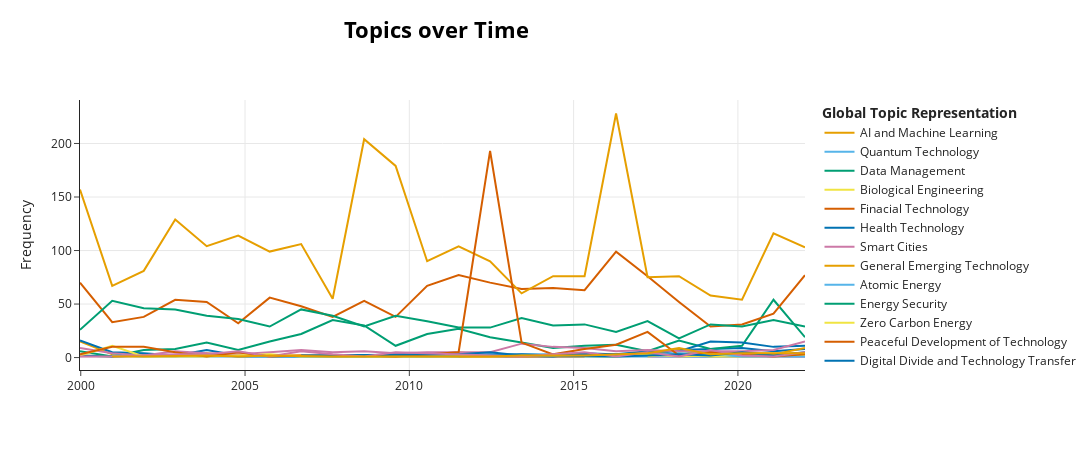

Notebook code for this chart:
### Code cell
# Visualize topics over time for the filtered zero-shot topics
topic_model.visualize_topics_over_time(topics_over_time_zeroshot)

### Figure 1 — Plotly figure (JSON) as saved in the notebook; plotly's stock layout.template omitted (floating-point values rounded to 4 significant figures)
{"data": [{"hoverinfo": "text", "hovertext": ["<b>Topic 0</b><br>Words: risks, ai, intelligence, comprehensively, models", "<b>Topic 0</b><br>Words: ai, intelligence, models, artificial, productivity"], "marker": {"color": "#E69F00"}, "mode": "lines", "name": "AI and Machine Learning", "type": "scatter", "x": [2018.0, 2022.0], "y": [1, 4]}, {"hoverinfo": "text", "hovertext": ["<b>Topic 1</b><br>Words: quantum, partnership, advances, technology, technologies", "<b>Topic 1</b><br>Words: quantum, healthcare, technology, technologies, biology", "<b>Topic 1</b><br>Words: quantum, advances, technologies, technology, emerging", "<b>Topic 1</b><br>Words: quantum, advances, emerging, technologies, technology"], "marker": {"color": "#56B4E9"}, "mode": "lines", "name": "Quantum Technology", "type": "scatter", "x": [2006.0, 2019.0, 2020.0, 2022.0], "y": [1, 1, 2, 1]}, {"hoverinfo": "text", "hovertext": ["<b>Topic 2</b><br>Words: data, critical, management, proper, that"], "marker": {"color": "#009E73"}, "mode": "lines", "name": "Data Management", "type": "scatter", "x": [2020.0], "y": [1]}, {"hoverinfo": "text", "hovertext": ["<b>Topic 3</b><br>Words: biotechnology, genetic, cloning, engineering, agriculture", "<b>Topic 3</b><br>Words: cloning, biotechnology, developments, genetic, engineering"], "marker": {"color": "#F0E442"}, "mode": "lines", "name": "Biological Engineering", "type": "scatter", "x": [2000.0, 2001.0], "y": [2, 1]}, {"hoverinfo": "text", "hovertext": ["<b>Topic 4</b><br>Words: banking, financial, institutions, nations, solutions", "<b>Topic 4</b><br>Words: financial, innovative, resources, banking, utilizing"], "marker": {"color": "#D55E00"}, "mode": "lines", "name": "Finacial Technology ", "type": "scatter", "x": [2012.0, 2015.0], "y": [1, 1]}, {"hoverinfo": "text", "hovertext": ["<b>Topic 5</b><br>Words: health, illnesses, diseases, globalization, medical", "<b>Topic 5</b><br>Words: health, illnesses, issue, medical, diseases", "<b>Topic 5</b><br>Words: health, interventions, diseases, illnesses, aids", "<b>Topic 5</b><br>Words: diseases, disease, illnesses, interventions, health", "<b>Topic 5</b><br>Words: diseases, curable, disease, incurable, illnesses", "<b>Topic 5</b><br>Words: breakthroughs, health, advances, progress, interventions", "<b>Topic 5</b><br>Words: health, medical, sector, illnesses, breakthroughs", "<b>Topic 5</b><br>Words: health, medical, illnesses, diseases, cooperation", "<b>Topic 5</b><br>Words: health, diseases, development, illnesses, disease", "<b>Topic 5</b><br>Words: health, illnesses, productivity, diseases, medical", "<b>Topic 5</b><br>Words: health, medical, sustainable, illnesses, diseases", "<b>Topic 5</b><br>Words: telemedicine, health, technologies, services, medical", "<b>Topic 5</b><br>Words: health, diseases, medical, disease, interventions", "<b>Topic 5</b><br>Words: diseases, breakthroughs, illnesses, health, disease", "<b>Topic 5</b><br>Words: health, illnesses, medical, interventions, sdgs", "<b>Topic 5</b><br>Words: health, medical, innovation, telemedicine, technology", "<b>Topic 5</b><br>Words: health, globalization, technology, diseases, technological", "<b>Topic 5</b><br>Words: health, technology, innovation, pandemic, diseases", "<b>Topic 5</b><br>Words: health, pandemic, technology, biotechnology, interventions", "<b>Topic 5</b><br>Words: technology, technologies, telemedicine, innovation, advancement"], "marker": {"color": "#0072B2"}, "mode": "lines", "name": "Health Technology", "type": "scatter", "x": [2000.0, 2001.0, 2004.0, 2005.0, 2006.0, 2008.0, 2009.0, 2010.0, 2011.0, 2012.0, 2013.0, 2014.0, 2015.0, 2016.0, 2017.0, 2018.0, 2019.0, 2020.0, 2021.0, 2022.0], "y": [2, 1, 3, 1, 1, 1, 2, 2, 1, 3, 2, 1, 4, 3, 2, 7, 8, 9, 6, 8]}, {"hoverinfo": "text", "hovertext": ["<b>Topic 6</b><br>Words: interoperability, cities, city, urban, towns", "<b>Topic 6</b><br>Words: urban, antiseptic, parking, cities, electric", "<b>Topic 6</b><br>Words: agriculture, economy, economic, environment, development", "<b>Topic 6</b><br>Words: azerbaijan, villages, cities, towns, urban", "<b>Topic 6</b><br>Words: villages, village, urban, cities, towns", "<b>Topic 6</b><br>Words: capital, city, cities, urban, towns"], "marker": {"color": "#CC79A7"}, "mode": "lines", "name": "Smart Cities", "type": "scatter", "x": [2017.0, 2018.0, 2019.0, 2020.0, 2021.0, 2022.0], "y": [1, 1, 1, 1, 1, 1]}, {"hoverinfo": "text", "hovertext": ["<b>Topic 7</b><br>Words: technology, technologies, technological, globalization, developments", "<b>Topic 7</b><br>Words: technology, technologies, technological, innovation, globalization", "<b>Topic 7</b><br>Words: globalization, technology, communicate, communications, emerging", "<b>Topic 7</b><br>Words: globalization, technologies, innovation, technology, emerging", "<b>Topic 7</b><br>Words: globalization, advancement, emerging, technology, technological", "<b>Topic 7</b><br>Words: technology, technologies, technological, innovation, advancement", "<b>Topic 7</b><br>Words: technologies, technology, developments, technological, innovation", "<b>Topic 7</b><br>Words: globalization, nations, innovation, global, technology", "<b>Topic 7</b><br>Words: partnership, technologies, developments, breakthroughs, technology", "<b>Topic 7</b><br>Words: globalization, emerging, technologies, advancement, technological", "<b>Topic 7</b><br>Words: emerging, globalization, technologies, technology, globalized", "<b>Topic 7</b><br>Words: technologies, technology, developments, technological, emerging", "<b>Topic 7</b><br>Words: innovations, innovation, technologies, technological, technology", "<b>Topic 7</b><br>Words: cooperation, facilitation, globalization, technologies, technology", "<b>Topic 7</b><br>Words: technologies, technological, technology, innovation, advancement", "<b>Topic 7</b><br>Words: technologies, technology, globalization, technological, innovation", "<b>Topic 7</b><br>Words: globalization, emerging, technologies, innovation, global", "<b>Topic 7</b><br>Words: technologies, technology, technological, innovation, developments", "<b>Topic 7</b><br>Words: technologies, technology, innovation, technological, breakthroughs", "<b>Topic 7</b><br>Words: technologies, technology, technological, globalization, innovation", "<b>Topic 7</b><br>Words: technologies, technology, technological, developments, advances", "<b>Topic 7</b><br>Words: technologies, technology, technological, innovation, developments", "<b>Topic 7</b><br>Words: technologies, technology, technological, emerging, invention"], "marker": {"color": "#E69F00"}, "mode": "lines", "name": "General Emerging Technology", "type": "scatter", "x": [2000.0, 2001.0, 2003.0, 2004.0, 2005.0, 2006.0, 2007.0, 2008.0, 2009.0, 2010.0, 2011.0, 2012.0, 2012.0, 2013.0, 2014.0, 2015.0, 2016.0, 2017.0, 2018.0, 2019.0, 2020.0, 2021.0, 2022.0], "y": [15, 3, 1, 4, 1, 2, 2, 1, 1, 1, 3, 5, 2, 1, 2, 2, 2, 4, 7, 1, 5, 3, 9]}, {"hoverinfo": "text", "hovertext": ["<b>Topic 8</b><br>Words: nuclear, atom, atomic, uranium, discovery", "<b>Topic 8</b><br>Words: atomic, nuclear, uranium, atom, peaceful", "<b>Topic 8</b><br>Words: iaea, atomic, atom, uranium, nuclear", "<b>Topic 8</b><br>Words: atomic, atom, nuclear, uranium, energy", "<b>Topic 8</b><br>Words: atomic, atom, uranium, nuclear, acknowledge", "<b>Topic 8</b><br>Words: atomic, atom, nuclear, npt, uranium", "<b>Topic 8</b><br>Words: hydrogen, energy, atom, atomic, nuclear", "<b>Topic 8</b><br>Words: atomic, nuclear, atom, uranium, energy"], "marker": {"color": "#56B4E9"}, "mode": "lines", "name": "Atomic Energy", "type": "scatter", "x": [2006.0, 2010.0, 2011.0, 2012.0, 2014.0, 2018.0, 2020.0, 2022.0], "y": [1, 1, 1, 3, 3, 1, 1, 2]}, {"hoverinfo": "text", "hovertext": ["<b>Topic 9</b><br>Words: security, safeguards, secure, enforcement, safety", "<b>Topic 9</b><br>Words: attacks, security, secure, safeguards, threats", "<b>Topic 9</b><br>Words: security, safeguarding, secure, policy, threats", "<b>Topic 9</b><br>Words: security, secure, infrastructure, threats, policy", "<b>Topic 9</b><br>Words: security, secure, risk, threats, safety", "<b>Topic 9</b><br>Words: security, secure, energy, infrastructure, renewables", "<b>Topic 9</b><br>Words: renewable, energy, oil, infrastructure, secure", "<b>Topic 9</b><br>Words: security, safeguards, renewable, sustainable, nuclear", "<b>Topic 9</b><br>Words: renewable, energy, infrastructure, oil, cooperation", "<b>Topic 9</b><br>Words: renewable, energy, fuels, infrastructure, fuel", "<b>Topic 9</b><br>Words: renewable, energy, sustainable, electricity, nuclear", "<b>Topic 9</b><br>Words: energy, renewable, nuclear, security, power", "<b>Topic 9</b><br>Words: renewable, energy, electricity, fuels, power", "<b>Topic 9</b><br>Words: renewable, energy, sustainable, efficiency, infrastructure", "<b>Topic 9</b><br>Words: renewable, energy, sustainable, efficiency, electricity", "<b>Topic 9</b><br>Words: security, sustainable, secure, renewables, renewable", "<b>Topic 9</b><br>Words: renewable, security, energy, sustainable, secure", "<b>Topic 9</b><br>Words: renewable, energy, iran, reserves, sustainable", "<b>Topic 9</b><br>Words: security, secure, sustainable, renewables, climate", "<b>Topic 9</b><br>Words: renewable, energy, nuclear, sustainability, emissions", "<b>Topic 9</b><br>Words: electricity, energy, infrastructure, renewable, sustainable", "<b>Topic 9</b><br>Words: energy, renewable, infrastructure, electricity, policy", "<b>Topic 9</b><br>Words: renewables, energy, renewable, sustainable, electricity", "<b>Topic 9</b><br>Words: renewable, infrastructure, emissions, energy, environmentally"], "marker": {"color": "#009E73"}, "mode": "lines", "name": "Energy Security", "type": "scatter", "x": [2000.0, 2001.0, 2002.0, 2003.0, 2004.0, 2005.0, 2006.0, 2007.0, 2008.0, 2009.0, 2010.0, 2011.0, 2012.0, 2012.0, 2013.0, 2014.0, 2015.0, 2016.0, 2017.0, 2018.0, 2019.0, 2020.0, 2021.0, 2022.0], "y": [6, 1, 7, 8, 14, 7, 15, 22, 35, 30, 11, 22, 27, 19, 14, 9, 11, 12, 6, 16, 8, 11, 54, 19]}, {"hoverinfo": "text", "hovertext": ["<b>Topic 10</b><br>Words: carbon, emissions, investment, renewable, society", "<b>Topic 10</b><br>Words: renewable, carbon, emissions, greenhouse, nuclear", "<b>Topic 10</b><br>Words: economic, carbon, renewable, emissions, catastrophe", "<b>Topic 10</b><br>Words: carbon, emissions, price, renewable, greenhouse", "<b>Topic 10</b><br>Words: emissions, greenhouse, renewable, 2050, achieving", "<b>Topic 10</b><br>Words: 2050, emissions, renewable, energy, 2030"], "marker": {"color": "#F0E442"}, "mode": "lines", "name": "Zero Carbon Energy", "type": "scatter", "x": [2017.0, 2018.0, 2019.0, 2020.0, 2021.0, 2022.0], "y": [1, 4, 1, 1, 1, 2]}, {"hoverinfo": "text", "hovertext": ["<b>Topic 11</b><br>Words: peace, peaceful, development, sustainable, humanity", "<b>Topic 11</b><br>Words: peace, peaceful, sustainable, globalization, achieving", "<b>Topic 11</b><br>Words: sustainable, peace, development, peaceful, prosperity", "<b>Topic 11</b><br>Words: peace, peaceful, mankind, culture, prosperity", "<b>Topic 11</b><br>Words: peace, peaceful, sustainable, development, prosperity", "<b>Topic 11</b><br>Words: peace, peaceful, humankind, disarmament, development", "<b>Topic 11</b><br>Words: peace, peaceful, sustainable, development, safeguarding", "<b>Topic 11</b><br>Words: sustainable, technologies, environmentally, technology, peacebuilding", "<b>Topic 11</b><br>Words: peace, peaceful, sustainable, sustainability, development", "<b>Topic 11</b><br>Words: peacebuilding, peace, peaceful, technology, disarmament", "<b>Topic 11</b><br>Words: peace, peaceful, prosperity, development, sustainable", "<b>Topic 11</b><br>Words: peace, peaceful, sustainable, tolerant, tranquillity", "<b>Topic 11</b><br>Words: peaceful, peace, peacebuilders, sustainable, sustainability", "<b>Topic 11</b><br>Words: peace, peaceful, sustainable, security, prosperity", "<b>Topic 11</b><br>Words: sustainable, peaceful, peace, prosperity, unrest", "<b>Topic 11</b><br>Words: peace, peaceful, sustainable, 2030, prosperity", "<b>Topic 11</b><br>Words: sustainable, peaceful, peace, sustaining, development", "<b>Topic 11</b><br>Words: sustainable, peace, peaceful, development, sustaining", "<b>Topic 11</b><br>Words: peaceful, peace, sustainable, societies, prosperity", "<b>Topic 11</b><br>Words: sustainable, peaceful, peace, development, prosperity", "<b>Topic 11</b><br>Words: peace, technology, technological, peaceful, innovation", "<b>Topic 11</b><br>Words: peaceful, peace, societies, civilizations, modernization", "<b>Topic 11</b><br>Words: peacemaking, peace, peaceful, prosperity, unite", "<b>Topic 11</b><br>Words: sustainable, sustainability, peace, peaceful, 2030"], "marker": {"color": "#D55E00"}, "mode": "lines", "name": "Peaceful Development of Technology", "type": "scatter", "x": [2000.0, 2001.0, 2002.0, 2003.0, 2004.0, 2005.0, 2006.0, 2007.0, 2008.0, 2009.0, 2010.0, 2011.0, 2012.0, 2012.0, 2013.0, 2014.0, 2015.0, 2016.0, 2017.0, 2018.0, 2019.0, 2020.0, 2021.0, 2022.0], "y": [70, 33, 38, 54, 52, 32, 56, 48, 38, 53, 38, 67, 77, 70, 64, 65, 63, 99, 76, 52, 29, 31, 41, 77]}, {"hoverinfo": "text", "hovertext": ["<b>Topic 12</b><br>Words: digital, digitalization, divide, technology, technological", "<b>Topic 12</b><br>Words: digitalization, digital, technology, technological, technologies", "<b>Topic 12</b><br>Words: digitalization, digital, ict, technology, technological", "<b>Topic 12</b><br>Words: technologies, technological, technology, innovation, digitalization", "<b>Topic 12</b><br>Words: digital, digitalization, technological, technology, technologies", "<b>Topic 12</b><br>Words: digitalization, digitally, digital, technologies, technology", "<b>Topic 12</b><br>Words: digital, digitally, digitalization, secretary, infrastructure", "<b>Topic 12</b><br>Words: technological, technology, technologies, digitalization, advancements", "<b>Topic 12</b><br>Words: digitalization, digitally, technological, digital, technology", "<b>Topic 12</b><br>Words: technological, technology, technologies, advancements, digitalization", "<b>Topic 12</b><br>Words: digital, digitally, digitalization, technological, internet", "<b>Topic 12</b><br>Words: digitalization, digitally, digital, technology, technological", "<b>Topic 12</b><br>Words: digital, digitalization, broadband, internet, technology", "<b>Topic 12</b><br>Words: digitalization, digital, technological, technology, technologies", "<b>Topic 12</b><br>Words: digitalization, digital, technology, technologies, technological", "<b>Topic 12</b><br>Words: digitalization, digital, technology, technological, technologies", "<b>Topic 12</b><br>Words: digitalization, digital, digitally, technology, technological", "<b>Topic 12</b><br>Words: digital, digitalization, technology, technological, technologies", "<b>Topic 12</b><br>Words: digital, digitalization, technological, technology, technologies"], "marker": {"color": "#0072B2"}, "mode": "lines", "name": "Digital Divide and Technology Transfer", "type": "scatter", "x": [2000.0, 2001.0, 2002.0, 2003.0, 2004.0, 2005.0, 2008.0, 2010.0, 2012.0, 2013.0, 2014.0, 2015.0, 2016.0, 2017.0, 2018.0, 2019.0, 2020.0, 2021.0, 2022.0], "y": [16, 5, 4, 2, 7, 2, 1, 2, 1, 3, 2, 3, 3, 6, 6, 15, 14, 10, 11]}, {"hoverinfo": "text", "hovertext": ["<b>Topic 13</b><br>Words: technologies, technology, technological, ict, economic", "<b>Topic 13</b><br>Words: infrastructure, innovation, technologies, technology, development", "<b>Topic 13</b><br>Words: infrastructure, capacities, provision, technologies, mitigation", "<b>Topic 13</b><br>Words: infrastructure, capacities, capacity, technologies, technology", "<b>Topic 13</b><br>Words: infrastructure, manpower, partnerships, technologies, technology", "<b>Topic 13</b><br>Words: capacities, capacity, infrastructure, scalability, utilization", "<b>Topic 13</b><br>Words: capacities, infrastructure, capacity, strengthen, growth", "<b>Topic 13</b><br>Words: technologies, technology, innovation, technological, infrastructure", "<b>Topic 13</b><br>Words: technologies, technology, infrastructure, technological, innovation", "<b>Topic 13</b><br>Words: innovation, technologies, growth, technology, technological", "<b>Topic 13</b><br>Words: infrastructure, technologies, technology, innovation, projects", "<b>Topic 13</b><br>Words: innovation, technologies, technology, infrastructure, technological", "<b>Topic 13</b><br>Words: technologies, innovation, technology, economies, technological", "<b>Topic 13</b><br>Words: infrastructure, technologies, technology, technological, developments", "<b>Topic 13</b><br>Words: infrastructure, technologies, technology, partnerships, capacities", "<b>Topic 13</b><br>Words: technologies, infrastructure, technology, innovation, technological", "<b>Topic 13</b><br>Words: infrastructure, technologies, technology, innovation, prosperity", "<b>Topic 13</b><br>Words: infrastructure, funding, innovation, capacities, technologies", "<b>Topic 13</b><br>Words: infrastructure, capacities, capacity, innovation, growth", "<b>Topic 13</b><br>Words: innovation, infrastructure, technologies, technology, technological", "<b>Topic 13</b><br>Words: technologies, technology, technological, innovation, infrastructure", "<b>Topic 13</b><br>Words: technologies, technology, infrastructure, technological, innovation", "<b>Topic 13</b><br>Words: infrastructure, technologies, technology, innovation, technological", "<b>Topic 13</b><br>Words: infrastructure, technologies, technology, technological, development"], "marker": {"color": "#CC79A7"}, "mode": "lines", "name": "Technology capacity building", "type": "scatter", "x": [2000.0, 2001.0, 2002.0, 2003.0, 2004.0, 2005.0, 2006.0, 2007.0, 2008.0, 2009.0, 2010.0, 2011.0, 2012.0, 2012.0, 2013.0, 2014.0, 2015.0, 2016.0, 2017.0, 2018.0, 2019.0, 2020.0, 2021.0, 2022.0], "y": [9, 4, 2, 6, 4, 3, 5, 7, 5, 6, 4, 5, 5, 5, 13, 10, 9, 6, 7, 6, 6, 6, 7, 15]}, {"hoverinfo": "text", "hovertext": ["<b>Topic 14</b><br>Words: nuclear, disarmament, treaty, proliferation, atomic", "<b>Topic 14</b><br>Words: disarmament, nuclear, treaty, nuclearization, proliferation", "<b>Topic 14</b><br>Words: nuclear, disarmament, treaty, proliferation, deterrence", "<b>Topic 14</b><br>Words: disarmament, nuclear, treaty, proliferation, treaties", "<b>Topic 14</b><br>Words: disarmament, nuclear, wmds, treaty, proliferation", "<b>Topic 14</b><br>Words: disarmament, nuclear, treaty, treaties, uranium", "<b>Topic 14</b><br>Words: treaty, nuclear, disarmament, proliferation, peaceful", "<b>Topic 14</b><br>Words: disarmament, treaty, nuclear, proliferation, wmd", "<b>Topic 14</b><br>Words: treaty, nuclear, disarmament, proliferation, containment", "<b>Topic 14</b><br>Words: disarmament, nuclear, treaty, proliferation, strategic", "<b>Topic 14</b><br>Words: treaty, nuclear, disarmament, proliferation, atomic", "<b>Topic 14</b><br>Words: nuclear, disarmament, proliferation, treaty, detonated", "<b>Topic 14</b><br>Words: nuclear, disarmament, treaty, proliferation, hiroshima", "<b>Topic 14</b><br>Words: nuclear, disarmament, treaty, proliferation, iran", "<b>Topic 14</b><br>Words: nuclear, disarmament, treaty, hiroshima, proliferation", "<b>Topic 14</b><br>Words: disarmament, nuclear, treaty, hiroshima, proliferation", "<b>Topic 14</b><br>Words: nuclear, disarmament, treaty, proliferation, pyongyang", "<b>Topic 14</b><br>Words: nuclear, disarmament, treaty, proliferation, missiles", "<b>Topic 14</b><br>Words: treaty, disarmament, nuclear, treaties, proliferation", "<b>Topic 14</b><br>Words: nuclear, treaty, disarmament, ratification, proliferation", "<b>Topic 14</b><br>Words: disarmament, nuclear, treaty, hiroshima, proliferation", "<b>Topic 14</b><br>Words: disarmament, nukes, nuclear, treaty, treaties", "<b>Topic 14</b><br>Words: disarmament, nuclear, treaty, hiroshima, proliferation", "<b>Topic 14</b><br>Words: treaty, disarmament, nukes, nuclear, proliferation"], "marker": {"color": "#E69F00"}, "mode": "lines", "name": "Nuclear Weapons", "type": "scatter", "x": [2000.0, 2001.0, 2002.0, 2003.0, 2004.0, 2005.0, 2006.0, 2007.0, 2008.0, 2009.0, 2010.0, 2011.0, 2012.0, 2012.0, 2013.0, 2014.0, 2015.0, 2016.0, 2017.0, 2018.0, 2019.0, 2020.0, 2021.0, 2022.0], "y": [157, 67, 81, 129, 104, 114, 99, 106, 55, 204, 179, 90, 104, 90, 60, 76, 76, 228, 75, 76, 58, 54, 116, 103]}, {"hoverinfo": "text", "hovertext": ["<b>Topic 15</b><br>Words: militarize, militarization, cooperation, militaries, military", "<b>Topic 15</b><br>Words: militarization, reconversion, militarize, military, army", "<b>Topic 15</b><br>Words: militarization, warfare, militarize, militaries, clashes", "<b>Topic 15</b><br>Words: nuclear, technologies, advances, missiles, technology", "<b>Topic 15</b><br>Words: missiles, weapons, training, militaries, militarization", "<b>Topic 15</b><br>Words: militarization, militarize, militaries, warfare, military", "<b>Topic 15</b><br>Words: warfare, communication, war, technologies, media", "<b>Topic 15</b><br>Words: militarization, militarize, militaries, warfare, technology", "<b>Topic 15</b><br>Words: cyberwarfare, militarization, terrorism, warfare, militarize", "<b>Topic 15</b><br>Words: cybershield, cyberwarfare, kazakhstan, militarization, cyberspace", "<b>Topic 15</b><br>Words: militarization, militarize, militaries, allies, military", "<b>Topic 15</b><br>Words: militarization, militarize, militaries, technology, technologies", "<b>Topic 15</b><br>Words: militarization, cyberwarfare, militarize, militaries, warfare", "<b>Topic 15</b><br>Words: modernization, militarization, militarize, militaries, military", "<b>Topic 15</b><br>Words: militarization, militarize, militaries, technologies, technology"], "marker": {"color": "#56B4E9"}, "mode": "lines", "name": "Military Technology", "type": "scatter", "x": [2001.0, 2002.0, 2004.0, 2007.0, 2008.0, 2009.0, 2011.0, 2012.0, 2015.0, 2016.0, 2017.0, 2018.0, 2019.0, 2020.0, 2022.0], "y": [2, 1, 1, 1, 1, 1, 1, 2, 1, 1, 3, 4, 3, 1, 1]}, {"hoverinfo": "text", "hovertext": ["<b>Topic 16</b><br>Words: taiwan, taiwanese, china, chinese, participation", "<b>Topic 16</b><br>Words: taiwan, taiwanese, china, chinas, chinese", "<b>Topic 16</b><br>Words: taiwan, taiwanese, nations, china, nation", "<b>Topic 16</b><br>Words: taiwan, taiwanese, china, chinese, republic", "<b>Topic 16</b><br>Words: taiwan, taiwanese, chinese, china, republic", "<b>Topic 16</b><br>Words: taiwan, taiwanese, republic, nations, china", "<b>Topic 16</b><br>Words: taiwan, taiwanese, asia, china, nations", "<b>Topic 16</b><br>Words: taiwan, taiwanese, nations, china, chinese", "<b>Topic 16</b><br>Words: taiwan, taiwanese, nations, china, islands", "<b>Topic 16</b><br>Words: taiwan, nations, participation, china, participate", "<b>Topic 16</b><br>Words: taiwan, taiwanese, nations, participation, participate", "<b>Topic 16</b><br>Words: taiwan, taiwanese, nations, participation, organization", "<b>Topic 16</b><br>Words: taiwan, china, participation, republic, belize", "<b>Topic 16</b><br>Words: taiwan, taiwanese, china, intergovernmental, international", "<b>Topic 16</b><br>Words: taiwan, taiwanese, china, participation, participate", "<b>Topic 16</b><br>Words: taiwan, taiwanese, china, republic, paraguay", "<b>Topic 16</b><br>Words: taiwan, taiwanese, taipei, china, organization", "<b>Topic 16</b><br>Words: taiwan, taiwanese, nations, alliances, china", "<b>Topic 16</b><br>Words: taiwan, nations, china, organization, universality", "<b>Topic 16</b><br>Words: taiwan, china, capabilities, partnership, renewables", "<b>Topic 16</b><br>Words: taiwan, china, chinese, pandemic, covid", "<b>Topic 16</b><br>Words: taiwan, universality, organisation, participation, principle", "<b>Topic 16</b><br>Words: taiwan, taiwanese, china, chinas, sovereignty", "<b>Topic 16</b><br>Words: taiwan, taiwanese, china, chang, belize"], "marker": {"color": "#009E73"}, "mode": "lines", "name": "Taiwan and Technology", "type": "scatter", "x": [2000.0, 2001.0, 2002.0, 2003.0, 2004.0, 2005.0, 2006.0, 2007.0, 2008.0, 2009.0, 2010.0, 2011.0, 2012.0, 2012.0, 2013.0, 2014.0, 2015.0, 2016.0, 2017.0, 2018.0, 2019.0, 2020.0, 2021.0, 2022.0], "y": [26, 53, 46, 45, 39, 36, 29, 45, 39, 29, 39, 34, 28, 28, 37, 30, 31, 24, 34, 18, 31, 29, 35, 29]}, {"hoverinfo": "text", "hovertext": ["<b>Topic 17</b><br>Words: biowarfare, bioterrorism, diseases, disease, wars", "<b>Topic 17</b><br>Words: biowarfare, bioterrorism, weapons, warfare, anthrax", "<b>Topic 17</b><br>Words: cruelty, biowarfare, bioterrorism, threats, warfare", "<b>Topic 17</b><br>Words: warfare, combating, biowarfare, blackmail, threats", "<b>Topic 17</b><br>Words: warfare, biowarfare, battles, weapons, combatants", "<b>Topic 17</b><br>Words: malaria, diseases, tuberculosis, biowarfare, bioterrorism", "<b>Topic 17</b><br>Words: destruction, warfare, biowarfare, bioterrorism, combating", "<b>Topic 17</b><br>Words: warfare, combatants, biowarfare, battles, threats", "<b>Topic 17</b><br>Words: biological, bioterrorism, biowarfare, threats, diseases", "<b>Topic 17</b><br>Words: biowarfare, slaughtering, wars, warfare, combating", "<b>Topic 17</b><br>Words: warfare, combating, wars, biowarfare, weapons", "<b>Topic 17</b><br>Words: biowarfare, wildlife, bioterrorism, deaths, pandemic", "<b>Topic 17</b><br>Words: biowarfare, warfare, bioterrorism, war, combating", "<b>Topic 17</b><br>Words: biowarfare, bioterrorism, biological, warfare, wildlife", "<b>Topic 17</b><br>Words: war, warfare, combating, biowarfare, battles"], "marker": {"color": "#F0E442"}, "mode": "lines", "name": "Biological Warfare", "type": "scatter", "x": [2000.0, 2001.0, 2002.0, 2004.0, 2006.0, 2007.0, 2012.0, 2013.0, 2016.0, 2017.0, 2018.0, 2019.0, 2020.0, 2021.0, 2022.0], "y": [2, 11, 1, 1, 3, 1, 1, 2, 1, 3, 1, 2, 4, 4, 3]}, {"hoverinfo": "text", "hovertext": ["<b>Topic 18</b><br>Words: weapons, chemical, nuclear, chemicals, civilians", "<b>Topic 18</b><br>Words: weapons, nuclear, chemical, bioterrorism, treaties", "<b>Topic 18</b><br>Words: weapons, chemical, nuclear, destruction, eradicate", "<b>Topic 18</b><br>Words: chemical, weapons, nuclear, sudan, peaceful", "<b>Topic 18</b><br>Words: civilians, weapons, combatants, civilian, weapon", "<b>Topic 18</b><br>Words: weapons, chemical, saddam, syria, iran", "<b>Topic 18</b><br>Words: weapons, iraq, syria, weapon, chemical", "<b>Topic 18</b><br>Words: chemical, weapons, chemicals, destruction, cwc", "<b>Topic 18</b><br>Words: chemical, weapons, convention, weapon, chemicals", "<b>Topic 18</b><br>Words: chemicals, poison, dangerous, lethally, chemical", "<b>Topic 18</b><br>Words: chemical, syria, weapons, chemicals, russia", "<b>Topic 18</b><br>Words: syria, chemical, weapons, syrian, destruction", "<b>Topic 18</b><br>Words: syria, chemical, syrian, libya, weapons", "<b>Topic 18</b><br>Words: syria, syrian, chemical, chemicals, weapons", "<b>Topic 18</b><br>Words: sanction, chemical, weapons, syria, terrorism", "<b>Topic 18</b><br>Words: sanction, chemical, weapons, syria, syrian", "<b>Topic 18</b><br>Words: syria, weaponization, chemical, chemicals, weapons", "<b>Topic 18</b><br>Words: weapons, danger, inhumane, threats, threat", "<b>Topic 18</b><br>Words: chemical, chemicals, weapons, nuclear, prohibition", "<b>Topic 18</b><br>Words: syria, syrian, weapons, chemical, chemicals", "<b>Topic 18</b><br>Words: privatized, chemicals, chemical, prohibition, inhumane", "<b>Topic 18</b><br>Words: munitions, bombardment, syria, destruction, saddam"], "marker": {"color": "#D55E00"}, "mode": "lines", "name": "Chemical Weapons", "type": "scatter", "x": [2000.0, 2001.0, 2002.0, 2003.0, 2004.0, 2005.0, 2006.0, 2007.0, 2009.0, 2010.0, 2012.0, 2012.0, 2013.0, 2014.0, 2015.0, 2016.0, 2017.0, 2018.0, 2019.0, 2020.0, 2021.0, 2022.0], "y": [3, 10, 10, 5, 1, 5, 1, 2, 2, 1, 5, 193, 14, 3, 8, 12, 24, 2, 5, 3, 1, 3]}, {"hoverinfo": "text", "hovertext": ["<b>Topic 19</b><br>Words: cyberattacks, cybersecurity, cybercrimes, cybercrime, cyber", "<b>Topic 19</b><br>Words: cybercrime, cybercrimes, cybersecurity, cyberattacks, cyber", "<b>Topic 19</b><br>Words: cybercrime, cybercrimes, cybersecurity, cyberattacks, espionage", "<b>Topic 19</b><br>Words: cyberattacks, cybersecurity, cybercrime, cybercrimes, security", "<b>Topic 19</b><br>Words: cybercrime, cybercrimes, cybersecurity, cyberattacks, cyber", "<b>Topic 19</b><br>Words: cybercrime, cybercrimes, cyberattacks, cybersecurity, espionage", "<b>Topic 19</b><br>Words: cybercrimes, cybercrime, malicious, cybersecurity, cyberattacks", "<b>Topic 19</b><br>Words: cybercrime, cybercrimes, cyberattacks, cybersecurity, cyberspace", "<b>Topic 19</b><br>Words: cybersecurity, cybercrimes, cybercrime, cyberattacks, cyber", "<b>Topic 19</b><br>Words: cybercrime, cybercrimes, cybersecurity, cyberattacks, cyber", "<b>Topic 19</b><br>Words: cybercrime, cybercrimes, cybersecurity, security, cyberattacks", "<b>Topic 19</b><br>Words: cybercrime, cybercrimes, cybersecurity, cyberattacks, cyber"], "marker": {"color": "#0072B2"}, "mode": "lines", "name": "Data Security and Cybercrime", "type": "scatter", "x": [2007.0, 2012.0, 2012.0, 2013.0, 2014.0, 2016.0, 2017.0, 2018.0, 2019.0, 2020.0, 2021.0, 2022.0], "y": [2, 3, 5, 2, 2, 1, 2, 3, 2, 5, 2, 5]}, {"hoverinfo": "text", "hovertext": ["<b>Topic 20</b><br>Words: elections, electoral, election, democratic, councils", "<b>Topic 20</b><br>Words: elections, reform, election, democratic, electoral", "<b>Topic 20</b><br>Words: elections, election, electoral, democratic, political", "<b>Topic 20</b><br>Words: elections, election, electoral, political, reform", "<b>Topic 20</b><br>Words: elections, election, electoral, voters, democratic", "<b>Topic 20</b><br>Words: elections, councils, election, electoral, municipal", "<b>Topic 20</b><br>Words: elections, election, electoral, democracy, conflicts", "<b>Topic 20</b><br>Words: elections, election, electoral, voters, voting", "<b>Topic 20</b><br>Words: elections, electoral, election, governments, tamper", "<b>Topic 20</b><br>Words: elections, electoral, election, democratic, political", "<b>Topic 20</b><br>Words: elections, election, electoral, voters, voting", "<b>Topic 20</b><br>Words: elections, democratic, election, electoral, voting", "<b>Topic 20</b><br>Words: elections, election, electoral, democratic, independence", "<b>Topic 20</b><br>Words: elections, election, electoral, politics, democratic", "<b>Topic 20</b><br>Words: elections, electoral, election, voters, voting", "<b>Topic 20</b><br>Words: elections, election, electoral, democratic, disinformation", "<b>Topic 20</b><br>Words: elections, election, electoral, climate, voting", "<b>Topic 20</b><br>Words: elections, election, electoral, democracy, destabilization", "<b>Topic 20</b><br>Words: interferences, interference, interfere, elections, predictable", "<b>Topic 20</b><br>Words: sovereignty, conflict, interfere, terrorism, interference", "<b>Topic 20</b><br>Words: elections, election, electoral, democratic, interference"], "marker": {"color": "#CC79A7"}, "mode": "lines", "name": "Election Interference", "type": "scatter", "x": [2000.0, 2001.0, 2003.0, 2004.0, 2005.0, 2006.0, 2007.0, 2008.0, 2009.0, 2010.0, 2012.0, 2013.0, 2014.0, 2015.0, 2016.0, 2017.0, 2018.0, 2019.0, 2020.0, 2021.0, 2022.0], "y": [1, 1, 3, 3, 6, 1, 6, 3, 1, 5, 2, 1, 3, 5, 1, 5, 1, 7, 2, 1, 5]}, {"hoverinfo": "text", "hovertext": ["<b>Topic 21</b><br>Words: surveillance, technologies, monitored, enforcement, monitoring", "<b>Topic 21</b><br>Words: surveillance, monitored, monitoring, enforcement, judicial", "<b>Topic 21</b><br>Words: surveillance, technologies, technology, technological, monitored", "<b>Topic 21</b><br>Words: surveillance, monitored, regulatory, safeguards, technologies", "<b>Topic 21</b><br>Words: technology, technologies, technological, regulations, digitalized", "<b>Topic 21</b><br>Words: technologies, technological, technology, mechanisms, systems", "<b>Topic 21</b><br>Words: surveillance, safeguards, enforcement, spied, detection", "<b>Topic 21</b><br>Words: surveillance, reconnaissance, monitored, detection, robust", "<b>Topic 21</b><br>Words: surveillance, technology, technologies, technological, monitored", "<b>Topic 21</b><br>Words: surveillance, monitored, technologies, technology, monitoring", "<b>Topic 21</b><br>Words: technologies, technological, technology, digitalized, developments", "<b>Topic 21</b><br>Words: technology, technologies, surveillance, technological, cyberattacks", "<b>Topic 21</b><br>Words: cyberattacks, surveillance, technology, virus, technological", "<b>Topic 21</b><br>Words: technology, technologies, technological, surveillance, digitalized", "<b>Topic 21</b><br>Words: technology, technologies, technological, digitalized, surveillance", "<b>Topic 21</b><br>Words: technologies, technology, technological, governments, surveillance"], "marker": {"color": "#E69F00"}, "mode": "lines", "name": "Technological Surveillance", "type": "scatter", "x": [2001.0, 2002.0, 2004.0, 2005.0, 2006.0, 2008.0, 2011.0, 2012.0, 2013.0, 2015.0, 2017.0, 2018.0, 2019.0, 2020.0, 2021.0, 2022.0], "y": [1, 1, 2, 1, 2, 1, 1, 1, 2, 2, 4, 9, 3, 4, 4, 4]}], "layout": {"height": 450, "hoverlabel": {"bgcolor": "white", "font": {"family": "Rockwell", "size": 16}}, "legend": {"title": {"text": "<b>Global Topic Representation"}}, "title": {"font": {"color": "Black", "size": 22}, "text": "<b>Topics over Time</b>", "x": 0.4, "xanchor": "center", "y": 0.95, "yanchor": "top"}, "width": 1250, "xaxis": {"showgrid": true}, "yaxis": {"showgrid": true, "title": {"text": "Frequency"}}}}
